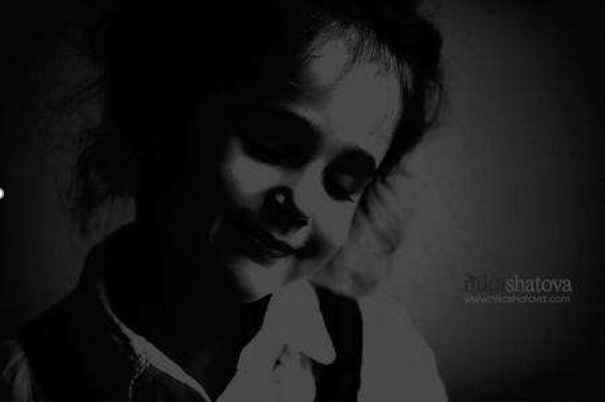
#> input picture 第五周计科211-蓝明艳/girl.png, 605 x 402 px, found by its file name
$ python fiveforone.py
#> lines starting #> are read from the running program, lines starting #| are printed output that depends on the picture; after the words box and inside, x2 and y2 are one past the last pixel; in counts of white or black regions, pixels touching at a corner belong together
import cv2
import numpy as np
from matplotlib import pyplot as plt

img = cv2.imread('./recourse/girl.png', 0)
#> img is the input picture: shape (402, 605); min 0, max 255, mean 25.5
equ = cv2.equalizeHist(img)  # 并排堆叠图像
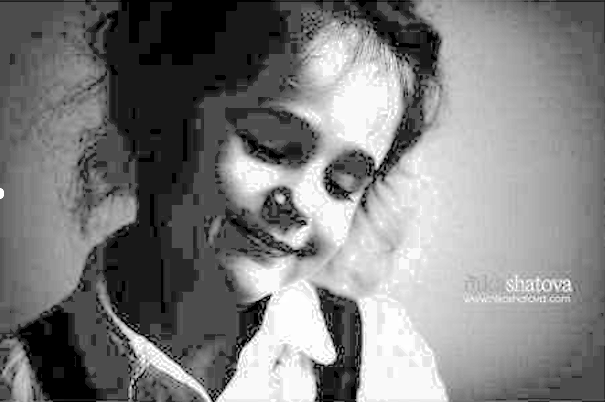
#> equ: shape (402, 605); min 0, max 255, mean 126
cv2.imshow('image', equ)  # 显示均衡化后的图
img = cv2.imread('./recourse/girl.png')  # 重新读取图片
hsv = cv2.cvtColor(img, cv2.COLOR_BGR2HSV)  # 画2D直方图
#> hsv: shape (402, 605, 3); mean H, S, V 0, 0, 25.5
hist = cv2.calcHist([hsv], [0, 1], None, [180, 256], [0, 180, 0, 256])
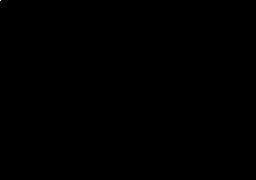
#> hist: shape (180, 256) float32; values 0 (black) and 243210 (white), 0% white in thin lines or dots, all inside (x1, y1, x2, y2) = (0, 0, 1, 1)
plt.imshow(hist, interpolation='nearest')
plt.show()

cv2.waitKey(0)  # 按任意键关闭窗口
cv2.destroyAllWindows()

$ run again, with 第五周计科211-蓝明艳/house.jpg saved as 第五周计科211-蓝明艳/girl.png
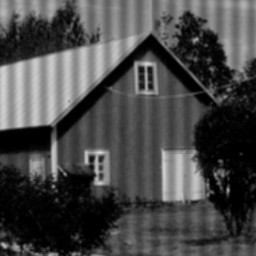
#> input picture 第五周计科211-蓝明艳/house.jpg, 256 x 256 px, found by its file name
#> img is the input picture: shape (256, 256); min 0, max 214, mean 71.8
#> `equ = cv2.equalizeHist(img)`:
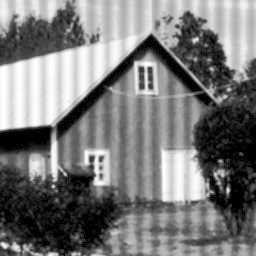
#> equ: shape (256, 256); min 0, max 255, mean 121.1
#> hsv: shape (256, 256, 3); mean H, S, V 0, 0, 71.8
#> hist: shape (180, 256) float32; values 0 (black) and 65536 (white), 0% white in thin lines or dots, all inside (x1, y1, x2, y2) = (0, 0, 1, 1)
